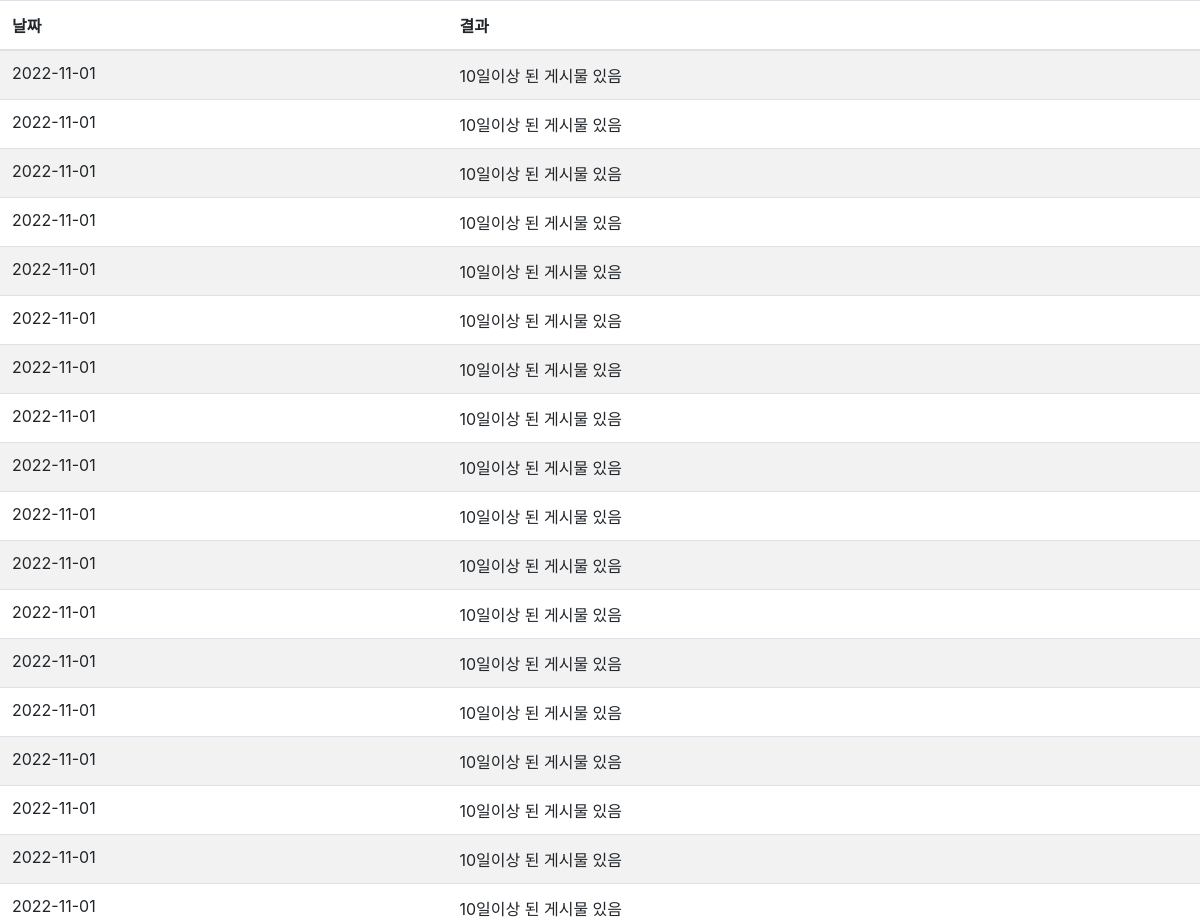
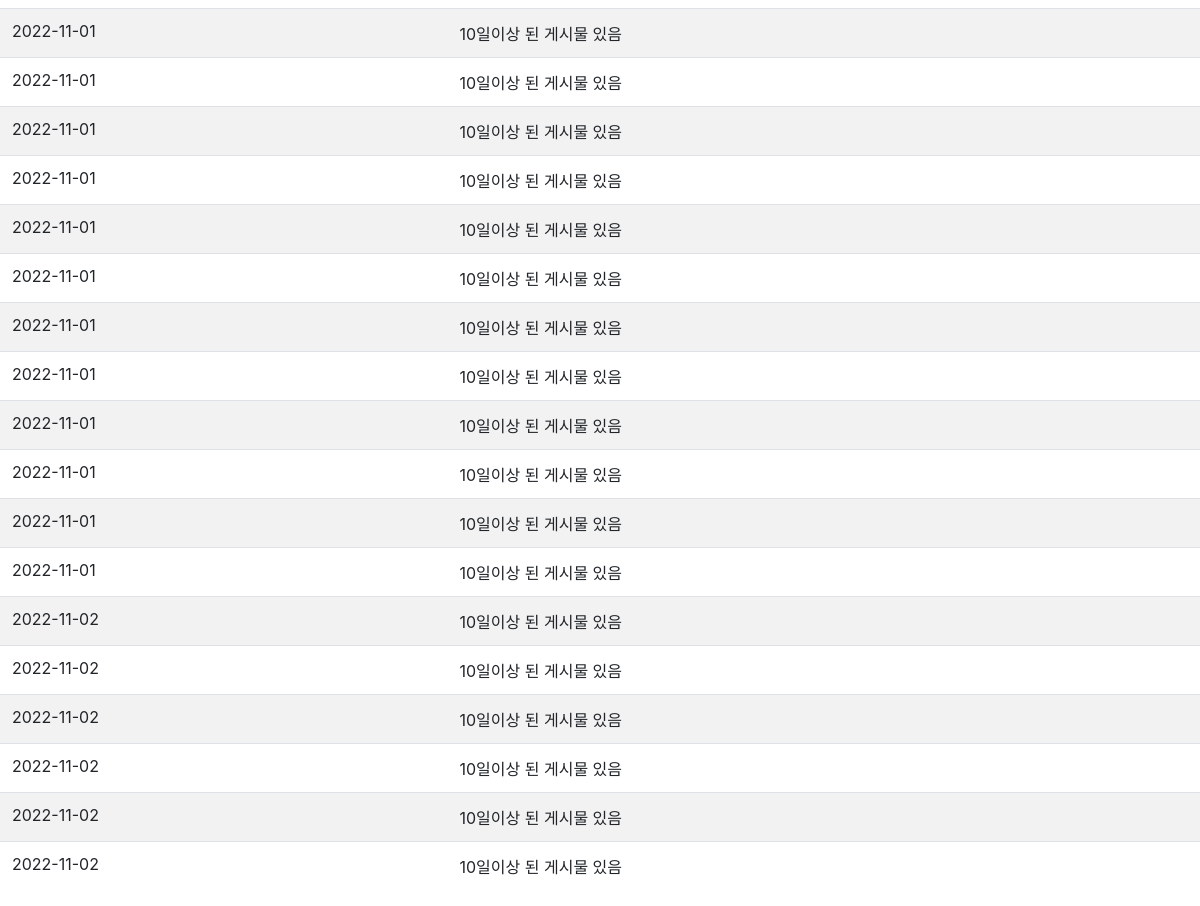
Page /alert/ on the committed database (2 pictures, top to bottom).
### app/models.py (models this page shows)
class Record(models.Model):
    record_date = models.CharField(max_length = 100)
    record_response = models.CharField(max_length = 100)

### app/views.py (the view)
# urls.py: path('alert/', views.alert),
def alert(request):
    a = Record.objects.all()
    return render(request, 'alert.html', {'list':a})

### templates/alert.html (shortened to what this page needs)
<html lang="en">
<head>
  <link rel="stylesheet" href="https://cdn.jsdelivr.net/npm/bootstrap@4.6.1/dist/css/bootstrap.min.css">
  </head>
  <body>
    <table class="table table-striped">
        <thead>
            <tr>
              <th>날짜</th>
              <th>결과</th>
            </tr>
          </thead><tbody>
        {% for i in list %}
            <tr>
              <td>{{i.record_date}}</td>
              <td>{{i.record_response}}</td>
            </tr>
        {% endfor %}
    </tbody>
</table>
    </body>
</html>

### rows in the picture
Record: record_date "2022-11-01", record_response "10일이상 된 게시물 있음"
Record: record_date "2022-11-01", record_response "10일이상 된 게시물 있음"
Record: record_date "2022-11-01", record_response "10일이상 된 게시물 있음"
Record: record_date "2022-11-01", record_response "10일이상 된 게시물 있음"
Record: record_date "2022-11-01", record_response "10일이상 된 게시물 있음"
Record: record_date "2022-11-01", record_response "10일이상 된 게시물 있음"
Record: record_date "2022-11-01", record_response "10일이상 된 게시물 있음"
Record: record_date "2022-11-01", record_response "10일이상 된 게시물 있음"
Record: record_date "2022-11-01", record_response "10일이상 된 게시물 있음"
Record: record_date "2022-11-01", record_response "10일이상 된 게시물 있음"
Record: record_date "2022-11-01", record_response "10일이상 된 게시물 있음"
Record: record_date "2022-11-01", record_response "10일이상 된 게시물 있음"
Record: record_date "2022-11-01", record_response "10일이상 된 게시물 있음"
Record: record_date "2022-11-01", record_response "10일이상 된 게시물 있음"
Record: record_date "2022-11-01", record_response "10일이상 된 게시물 있음"
Record: record_date "2022-11-01", record_response "10일이상 된 게시물 있음"
Record: record_date "2022-11-01", record_response "10일이상 된 게시물 있음"
Record: record_date "2022-11-01", record_response "10일이상 된 게시물 있음"
Record: record_date "2022-11-01", record_response "10일이상 된 게시물 있음"
Record: record_date "2022-11-01", record_response "10일이상 된 게시물 있음"
Record: record_date "2022-11-01", record_response "10일이상 된 게시물 있음"
Record: record_date "2022-11-01", record_response "10일이상 된 게시물 있음"
Record: record_date "2022-11-01", record_response "10일이상 된 게시물 있음"
Record: record_date "2022-11-01", record_response "10일이상 된 게시물 있음"
Record: record_date "2022-11-01", record_response "10일이상 된 게시물 있음"
Record: record_date "2022-11-01", record_response "10일이상 된 게시물 있음"
Record: record_date "2022-11-01", record_response "10일이상 된 게시물 있음"
Record: record_date "2022-11-01", record_response "10일이상 된 게시물 있음"
Record: record_date "2022-11-01", record_response "10일이상 된 게시물 있음"
Record: record_date "2022-11-01", record_response "10일이상 된 게시물 있음"
Record: record_date "2022-11-02", record_response "10일이상 된 게시물 있음"
Record: record_date "2022-11-02", record_response "10일이상 된 게시물 있음"
Record: record_date "2022-11-02", record_response "10일이상 된 게시물 있음"
Record: record_date "2022-11-02", record_response "10일이상 된 게시물 있음"
Record: record_date "2022-11-02", record_response "10일이상 된 게시물 있음"
Record: record_date "2022-11-02", record_response "10일이상 된 게시물 있음"
